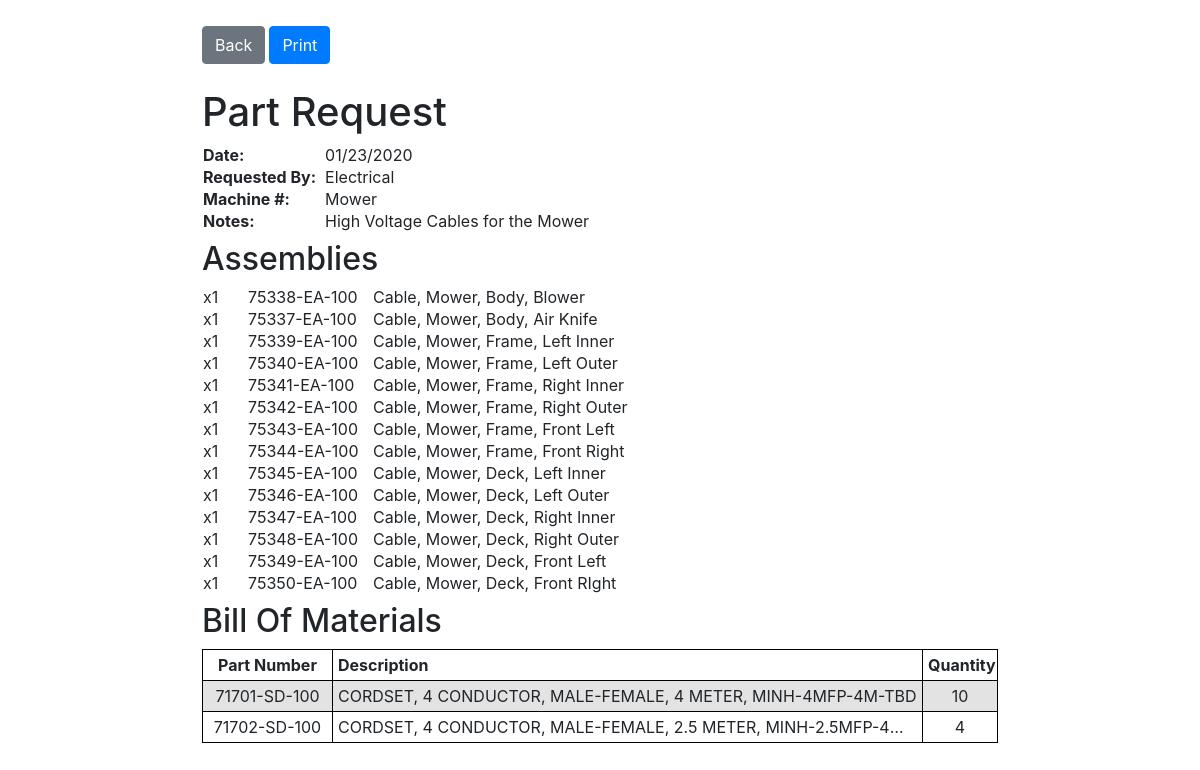
/printrequest/304, run on the app's committed database.
### kanbanbomsapp/models.py (models this page shows, shortened)
class Request(models.Model):
	requested_by = models.CharField(max_length=25, default="")
	machine_number = models.CharField(max_length=25, default="")
	notes = models.CharField(max_length=200, default="")

class RequestEntry(models.Model):
	request = models.ForeignKey(Request, on_delete=models.CASCADE)
	part = models.ForeignKey(BOM, on_delete=models.CASCADE)
	quantity = models.IntegerField(default=0)

class BOM(models.Model):
	partno = models.CharField(max_length=12)
	description = models.CharField(max_length=200)
	batch_quantity = models.IntegerField(default=0)

### kanbanbomsapp/views.py (the view)
# urls.py: path('printrequest/<int:request_id>', views.print_request, name='print_request'),
def print_request(request, request_id):
    request_object = Request.objects.get(pk=request_id)
    merged_bomsets = BOMEntry.objects.none()
    entries = request_object.requestentry_set.all()
    parts = []
    for request_entry in request_object.requestentry_set.all():
        for bom_entry in request_entry.part.bomentry_set.all():
            quantity = request_entry.quantity*bom_entry.quantity*(not bom_entry.disabled)
            if quantity:
                parts.append((bom_entry.part.partno, bom_entry.part.description, quantity));
    parts_groups = defaultdict(list)
    for part in parts:
        (partno,_,_) = part
        parts_groups[partno].append(part)
    aggregated_parts = []
    for part_group in parts_groups.items():
        (_, parts_list) = part_group
        aggregated_parts.append(reduce((lambda a, b: (a[0],a[1],a[2] + b[2])), parts_list))
    aggregated_parts = sorted(aggregated_parts, key=lambda x: x[0])
    template = loader.get_template('kanbanbomsapp/print_request.html')
    context = {
        'request_id': request_id,
        'request' : request_object,
        'assemblies' : entries,
        'parts' : aggregated_parts,
        'date' : datetime.date.today().strftime('%m/%d/%Y')
    }
    return HttpResponse(template.render(context, request))

### kanbanbomsapp/templates/kanbanbomsapp/print_request.html (shortened to what this page needs)
{% extends 'kanbanbomsapp/base.html' %}
{% block content %}
<div class="pr-wrapper">
	<div class="pr-buttons mb-4">
		<input type="submit" value="Back" form="back_form" class="btn btn-secondary mr-1"><input type="button" onclick="window.print();" value="Print" form="print_form" class="btn btn-primary">
	</div>
<h1>Part Request</h1>
<table class="">
	<tbody>
		<tr>
			<th class="pr-2" scope="col" style="width: auto;white-space: nowrap">Date:</th>
			<td style="width: 100%">{{ date }}</td>
		</tr>
		{% if request.requested_by %}
		<tr>
			<th class="pr-2" style="width: auto;white-space: nowrap">Requested By:</th>
			<td>{{ request.requested_by }}</td>
		</tr>
		{% endif %}
		{% if request.machine_number %}
		<tr>
			<th class="pr-2" style="width: auto;white-space: nowrap">Machine #:</th>
			<td>{{ request.machine_number }}</td>
		</tr>
		{% endif %}
		{% if request.notes %}
		<tr>
			<th class="pr-2" style="width: auto;white-space: nowrap; vertical-align:top">Notes:</th>
			<td>{{ request.notes }}</td>
		</tr>
		{% endif %}
	</tbody>
</table>
<h2 class="mt-2">Assemblies</h2>
	<table class="pr-assemblies-table">
		<tbody>
		{% for assembly in assemblies %}
    	<tr>
    		<td>x{{assembly.quantity}}</td><td>{{assembly.part.partno}}</td><td class="text"><span>{{assembly.part.description}}</span></td>
    	</tr>
    	{% endfor %}
    	</tbody>
	</table>
<h2 class="mt-2">Bill Of Materials</h2>
<table class="pr-table">
	<thead>
	<tr>
		<th>Part Number</th>
		<th>Description</th>
		<th>Quantity</th>
	</tr>
	</thead>
	<tbody>
	{% for part in parts %}
    <tr>
    	<td class="text"><span>{{ part.0 }}</span></td>
    	<td class="text"><span>{{ part.1 }}</span></td>
    	<td>{{ part.2 }}</td>
    </tr>
    {% endfor %}
	</tbody>
</table>
</div>
{% endblock %}

### kanbanbomsapp/static/css/style.css (style rules this page uses)
.pr-table { border: 1px solid black; border-collapse: collapse; table-layout: fixed; width: 100%; -webkit-backface-visibility:visible; }
.pr-table td.text span { white-space: nowrap; overflow: hidden; text-overflow: ellipsis; display: inline-block; max-width: 100%; }
.pr-table th { border: 1px solid black; padding: 5px; }
.pr-table td { border: 1px solid black; padding: 5px; }
.pr-table thead th:nth-child(1) { width: 130px; }
.pr-table thead th:nth-child(2) { width: auto; }
.pr-table thead th:nth-child(3) { width: 75px; }
.pr-table tbody tr:nth-child(odd) { background-color: #e3e3e3; }
.pr-table tr th:nth-child(1) { text-align: center; }
.pr-table tr td:nth-child(1) { text-align: center; }
.pr-table tr th:nth-child(3) { text-align: center; }
.pr-table tr td:nth-child(3) { text-align: center; }
.pr-assemblies-table { width: 100%; table-layout: fixed; }
.pr-assemblies-table tr td:nth-child(1) { width: 45px; }
.pr-assemblies-table tr td:nth-child(2) { width: 125px; }
.pr-assemblies-table td.text span { white-space: nowrap; overflow: hidden; text-overflow: ellipsis; display: inline-block; width: auto; max-width: 100%; }
.pr-wrapper { padding: 10px; margin:0 auto; width: 8.5in; }

### data on the page
Request: requested_by "Electrical", machine_number "Mower", notes "High Voltage Cables for the Mower"
RequestEntry: quantity "1", part.partno "75338-EA-100", part.description "Cable, Mower, Body, Blower"
RequestEntry: quantity "1", part.partno "75337-EA-100", part.description "Cable, Mower, Body, Air Knife"
RequestEntry: quantity "1", part.partno "75339-EA-100", part.description "Cable, Mower, Frame, Left Inner"
RequestEntry: quantity "1", part.partno "75340-EA-100", part.description "Cable, Mower, Frame, Left Outer"
RequestEntry: quantity "1", part.partno "75341-EA-100", part.description "Cable, Mower, Frame, Right Inner"
RequestEntry: quantity "1", part.partno "75342-EA-100", part.description "Cable, Mower, Frame, Right Outer"
RequestEntry: quantity "1", part.partno "75343-EA-100", part.description "Cable, Mower, Frame, Front Left"
RequestEntry: quantity "1", part.partno "75344-EA-100", part.description "Cable, Mower, Frame, Front Right"
RequestEntry: quantity "1", part.partno "75345-EA-100", part.description "Cable, Mower, Deck, Left Inner"
RequestEntry: quantity "1", part.partno "75346-EA-100", part.description "Cable, Mower, Deck, Left Outer"
RequestEntry: quantity "1", part.partno "75347-EA-100", part.description "Cable, Mower, Deck, Right Inner"
RequestEntry: quantity "1", part.partno "75348-EA-100", part.description "Cable, Mower, Deck, Right Outer"
RequestEntry: quantity "1", part.partno "75349-EA-100", part.description "Cable, Mower, Deck, Front Left"
RequestEntry: quantity "1", part.partno "75350-EA-100", part.description "Cable, Mower, Deck, Front RIght"
BOM: partno "71701-SD-100", description "CORDSET, 4 CONDUCTOR, MALE-FEMALE, 4 METER, MINH-4MFP-4M-TBD"
BOM: partno "71702-SD-100", description "CORDSET, 4 CONDUCTOR, MALE-FEMALE, 2.5 METER, MINH-2.5MFP-4…"

### other printed values
{{ part.2 }} "10" "4"
